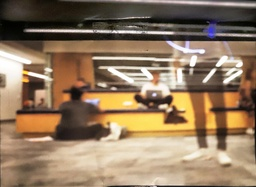
#> input picture Pinhole Camera/All_3_techniques_10.jpg, 256 x 187 px, shrunk from 3536 x 2577 before the run
$ python -i Processing.py   (imports and definitions only)
#> lines starting #> are read from the running program, lines starting #| are printed output that depends on the picture
# CS194-26 (CS294-26): Project 1 starter Python code

# these are just some suggested libraries
# instead of scikit-image you could use matplotlib and opencv to read, write, and display images

import numpy as np
import skimage as sk
import skimage.io as skio
from skimage.color import rgb2gray
from skimage import transform as tf
from skimage import exposure as exposure
from PIL import Image

threshold = 1

def image_prep(imname):
	"""Processes the image, saves the image and outputs the image to the screen"""
#> called with imname = 'All_3_techniques_10.jpg'

	im = skio.imread(imname)
#> im is the input picture: shape (187, 256, 3); mean R, G, B 145.8, 122.1, 96.6

	im = sk.img_as_float(im)

	gray_im = rgb2gray(im)
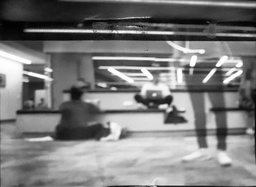
#> gray_im: shape (187, 256) float64; min 0.00447, max 1, mean 0.491
	height = im.shape[0]
#> height = 187
	width = im.shape[1]
#> width = 256

	result = []
	index = 0

	for row in gray_im:
		summ = np.square(np.sum(row))
		result.append((index, summ))
		index += 1
#> this loop made 187 passes
#> summ on passes 1 to 3: 10340, 10826.9, 9966.4
#> after the loop, index = 187; result = 187 pairs, first value 0 to 186, second value 327.6 to 36606.5

	mean = np.mean((min(result, key = lambda tup : tup[1]), max(result, key = lambda tup : tup[1])))
#> mean = 9278
	mean = mean / threshold
	result = [x for x in result if x[1] >= mean]
#> result = 147 pairs, first value 0 to 185, second value 9453 to 36606.5
	x1, x2 = result[0][0], result[-1][0]
#> x1 = 0; x2 = 185


	result = []
	index = 0


	for column in range(width):
		summ = np.square(np.sum(gray_im[:, column]))
		result.append((index, summ))
		index += 1
#> this loop made 256 passes
#> summ on passes 1 to 3: 6986.4, 8944.4, 8935.8
#> after the loop, index = 256; result = 256 pairs, first value 0 to 255, second value 2133.2 to 13797.1

	mean = np.mean((min(result, key = lambda tup : tup[1]), max(result, key = lambda tup : tup[1])))
#> mean = 4091.3
	mean = mean / threshold
	result = [x for x in result if x[1] > mean]
#> result = 254 pairs, first value 0 to 253, second value 4367.1 to 13797.1
	y1, y2 = result[0][0], result[-1][0]
#> y1 = 0; y2 = 253


	im_out = im[x1: x2, y1 : y2]
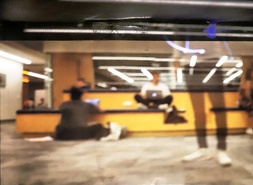
#> im_out: shape (185, 253, 3) float64; mean R, G, B 0.576, 0.482, 0.381
	print(im_out.shape)
#| (185, 253, 3)
	im_out = tf.rotate(im_out, 180)
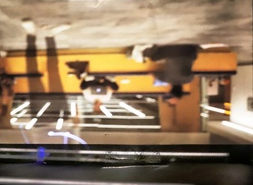
#> im_out: shape (185, 253, 3) float64; mean R, G, B 0.576, 0.482, 0.381
	im_out = exposure.rescale_intensity(im_out)
	im_out = exposure.equalize_hist(im_out)
	im_out = exposure.equalize_adapthist(im_out)
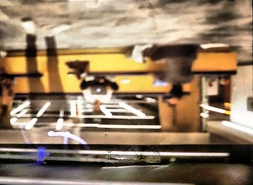
#> im_out: shape (185, 253, 3) float64; mean R, G, B 0.587, 0.498, 0.394
#> (the run stopped early here; a loop or call above may not have finished)

$ run again, on Pinhole Camera/All_3_techniques_11.jpg
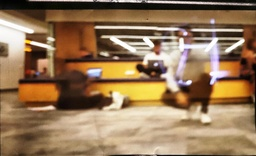
#> input picture Pinhole Camera/All_3_techniques_11.jpg, 256 x 156 px, shrunk from 3530 x 2146 before the run
#> in image_prep, im is the input picture: shape (156, 256, 3); mean R, G, B 150, 120.2, 88.2
#> in image_prep, `gray_im = rgb2gray(im)`:
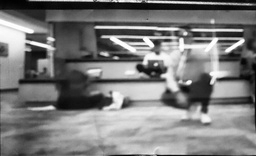
#> gray_im: shape (156, 256) float64; min 0.00447, max 1, mean 0.487
#> the loop in image_prep, `for row in gray_im:` made 156 passes
#> summ on passes 1 to 3: 11566.7, 10958.3, 6843.2
#> after the loop in image_prep, `for row in gray_im:`: index = 156; result = 156 pairs, first value 0 to 155, second value 127 to 32403
#> in image_prep, `mean = np.mean((min(result, key = lambda tup : tup[1]), max(result, ke..`: mean = 8163
#> in image_prep, `result = [x for x in result if x[1] >= mean]`: result = 134 pairs, first value 0 to 154, second value 8218.8 to 32403
#> x1 = 0; x2 = 154
#> the loop in image_prep, `for column in range(width):` made 256 passes
#> summ on passes 1 to 3: 5425.2, 6797.9, 6627.8
#> after the loop in image_prep, `for column in range(width):`: index = 256; result = 256 pairs, first value 0 to 255, second value 1197 to 10510.3
#> in image_prep, `mean = np.mean((min(result, key = lambda tup : tup[1]), max(result, ke..`: mean = 3044.1
#> in image_prep, `result = [x for x in result if x[1] > mean]`: result = 215 pairs, first value 0 to 247, second value 3048.6 to 10510.3
#> y1 = 0; y2 = 247
#| (154, 247, 3)
#> in image_prep, `im_out = exposure.equalize_adapthist(im_out)`:
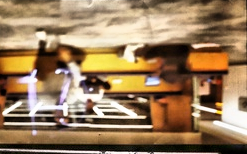
#> im_out: shape (154, 247, 3) float64; mean R, G, B 0.607, 0.494, 0.364

$ run again, on Pinhole Camera/All_3_techniques_12.jpg
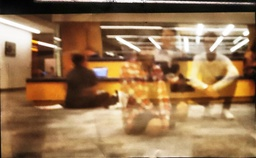
#> input picture Pinhole Camera/All_3_techniques_12.jpg, 256 x 158 px, shrunk from 3541 x 2185 before the run
#> in image_prep, im is the input picture: shape (158, 256, 3); mean R, G, B 151.6, 117.7, 82.3
#> in image_prep, `gray_im = rgb2gray(im)`:
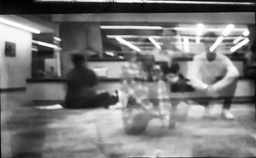
#> gray_im: shape (158, 256) float64; min 0.0053, max 1, mean 0.48
#> the loop in image_prep, `for row in gray_im:` made 158 passes
#> summ on passes 1 to 3: 13526.9, 16236.6, 11776.5
#> after the loop in image_prep, `for row in gray_im:`: index = 158; result = 158 pairs, first value 0 to 157, second value 166.1 to 31672
#> in image_prep, `mean = np.mean((min(result, key = lambda tup : tup[1]), max(result, ke..`: mean = 7969.3
#> in image_prep, `result = [x for x in result if x[1] >= mean]`: result = 139 pairs, first value 0 to 157, second value 8521.3 to 31672
#> x1 = 0; x2 = 157
#> the loop in image_prep, `for column in range(width):` made 256 passes
#> summ on passes 1 to 3: 5386.1, 8724.9, 8574.5
#> after the loop in image_prep, `for column in range(width):`: index = 256; result = 256 pairs, first value 0 to 255, second value 1061.8 to 11824.4
#> in image_prep, `mean = np.mean((min(result, key = lambda tup : tup[1]), max(result, ke..`: mean = 3334.6
#> in image_prep, `result = [x for x in result if x[1] > mean]`: result = 210 pairs, first value 0 to 248, second value 3336.4 to 11824.4
#> y1 = 0; y2 = 248
#| (157, 248, 3)
#> in image_prep, `im_out = exposure.equalize_adapthist(im_out)`:
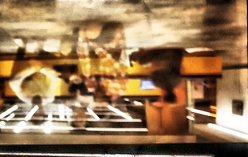
#> im_out: shape (157, 248, 3) float64; mean R, G, B 0.602, 0.478, 0.339

$ run again, on Pinhole Camera/All_3_techniques_8.jpg
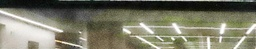
#> input picture Pinhole Camera/All_3_techniques_8.jpg, 256 x 49 px, shrunk from 3397 x 652 before the run
#> in image_prep, im is the input picture: shape (49, 256, 3); mean R, G, B 121.2, 120.5, 102.7
#> in image_prep, `gray_im = rgb2gray(im)`:
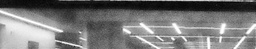
#> gray_im: shape (49, 256) float64; min 0.00644, max 1, mean 0.468
#> the loop in image_prep, `for row in gray_im:` made 49 passes
#> summ on passes 1 to 8: 14350.3, 1443.2, 319.6, 351.2, 283.8, 273.6, 331.5, 488.3
#> after the loop in image_prep, `for row in gray_im:`: index = 49; result = 49 pairs, first value 0 to 48, second value 273.6 to 29878.9
#> in image_prep, `mean = np.mean((min(result, key = lambda tup : tup[1]), max(result, ke..`: mean = 7546.4
#> in image_prep, `result = [x for x in result if x[1] >= mean]`: result = 38 pairs, first value 0 to 48, second value 10285.1 to 29878.9
#> x1 = 0; x2 = 48
#> the loop in image_prep, `for column in range(width):` made 256 passes
#> summ on passes 1 to 3: 771.8, 833.2, 908.6
#> after the loop in image_prep, `for column in range(width):`: index = 256; result = 256 pairs, first value 0 to 255, second value 204.9 to 1071.3
#> in image_prep, `mean = np.mean((min(result, key = lambda tup : tup[1]), max(result, ke..`: mean = 344.1
#> in image_prep, `result = [x for x in result if x[1] > mean]`: result = 203 pairs, first value 0 to 255, second value 352.9 to 1071.3
#> y1 = 0; y2 = 255
#| (48, 255, 3)
#> in image_prep, `im_out = exposure.equalize_adapthist(im_out)`:
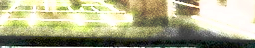
#> im_out: shape (48, 255, 3) float64; mean R, G, B 0.673, 0.671, 0.54
